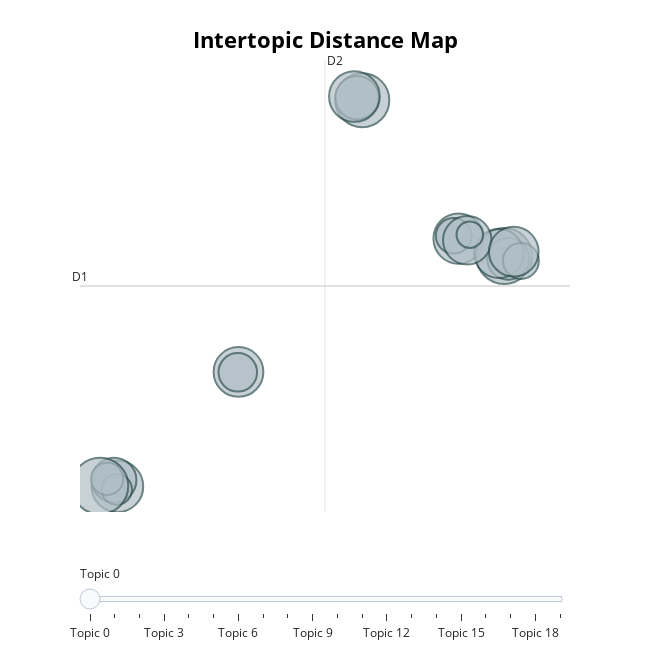

The notebook cell this image was saved under:
### Code cell
topic_model.visualize_topics()

### Figure 1 — Plotly figure (JSON) as saved in the notebook; plotly's stock layout.template omitted (floating-point values rounded to 4 significant figures)
{"data": [{"customdata": [[0, "hcrlateattachworkload_0 | hcrlateattachworkload | hcrlateattachworkload_previewenabled | crash | major", 26], [1, "gc | cache | for | of | shared", 516], [2, "java | openjdk | outofmemoryerror | jdk11 | lang", 489], [3, "jenkins | build | to | builds | docker", 479], [4, "openj9 | hotspot | to | with | build", 564], [5, "jtreg | java | test | failure | lang", 245], [6, "functional | test | jdk11 | 64_cmprssptrs | failed", 603], [7, "hang | test | mauve | jdk8 | failed", 338], [8, "jvm | jdmpview | javacore | attach | core", 365], [9, "remove | for | the | test | to", 386], [10, "jitserver | jit | jitaas | in | client", 497], [11, "x86 | offline | win2012 | space | aix", 288], [12, "ddr | aarch64 | support | enable | for", 179], [13, "criu | restore | checkpoint | xshareclasses | post", 201], [14, "vmstate | segmentation | 0x00000000 | error | crash", 468], [15, "jep | for | valhalla | valuetypes | of", 619], [16, "java | lang | class | invoke | mh", 454], [17, "assertion | cpp | at | compiler | failure", 249], [18, "jvmti | java | jdk19 | openjdk | thread", 476], [19, "security | sun | fips | java | provider", 136]], "hovertemplate": "<b>Topic %{customdata[0]}</b><br>%{customdata[1]}<br>Size: %{customdata[2]}", "legendgroup": "", "marker": {"color": "#B0BEC5", "line": {"color": "DarkSlateGrey", "width": 2}, "size": [26, 516, 489, 479, 564, 245, 603, 338, 365, 386, 497, 288, 179, 201, 468, 619, 454, 249, 476, 136], "sizemode": "area", "sizeref": 0.3869, "symbol": "circle"}, "mode": "markers", "name": "", "orientation": "v", "showlegend": false, "type": "scatter", "x": [12.02, -4.746, 9.253, 0.2226, 5.302, 9.051, 11.13, 11.29, 5.083, -4.882, 4.979, 0.1942, -4.77, -5.167, 10.91, -5.461, 9.608, 11.81, 11.52, 9.713], "xaxis": "x", "y": [6.785, -12.75, 8.815, -2.793, 20.85, 9.057, 7.298, 7.051, 21.07, -12.2, 21.18, -2.821, -13.02, -12.1, 7.517, -12.71, 8.667, 6.865, 7.678, 9.156], "yaxis": "y"}], "layout": {"annotations": [{"showarrow": false, "text": "D1", "x": -6.28, "y": 4.688, "yshift": 10}, {"showarrow": false, "text": "D2", "x": 3.772, "xshift": 10, "y": 24.35}], "height": 650, "hoverlabel": {"bgcolor": "white", "font": {"family": "Rockwell", "size": 16}}, "legend": {"itemsizing": "constant", "tracegroupgap": 0}, "margin": {"t": 60}, "shapes": [{"line": {"color": "#CFD8DC", "width": 2}, "type": "line", "x0": 3.772, "x1": 3.772, "y0": -14.98, "y1": 24.35}, {"line": {"color": "#9E9E9E", "width": 2}, "type": "line", "x0": -6.28, "x1": 13.82, "y0": 4.688, "y1": 4.688}], "sliders": [{"active": 0, "pad": {"t": 50}, "steps": [{"args": [{"marker.color": [["red", "#B0BEC5", "#B0BEC5", "#B0BEC5", "#B0BEC5", "#B0BEC5", "#B0BEC5", "#B0BEC5", "#B0BEC5", "#B0BEC5", "#B0BEC5", "#B0BEC5", "#B0BEC5", "#B0BEC5", "#B0BEC5", "#B0BEC5", "#B0BEC5", "#B0BEC5", "#B0BEC5", "#B0BEC5"]]}], "label": "Topic 0", "method": "update"}, {"args": [{"marker.color": [["#B0BEC5", "red", "#B0BEC5", "#B0BEC5", "#B0BEC5", "#B0BEC5", "#B0BEC5", "#B0BEC5", "#B0BEC5", "#B0BEC5", "#B0BEC5", "#B0BEC5", "#B0BEC5", "#B0BEC5", "#B0BEC5", "#B0BEC5", "#B0BEC5", "#B0BEC5", "#B0BEC5", "#B0BEC5"]]}], "label": "Topic 1", "method": "update"}, {"args": [{"marker.color": [["#B0BEC5", "#B0BEC5", "red", "#B0BEC5", "#B0BEC5", "#B0BEC5", "#B0BEC5", "#B0BEC5", "#B0BEC5", "#B0BEC5", "#B0BEC5", "#B0BEC5", "#B0BEC5", "#B0BEC5", "#B0BEC5", "#B0BEC5", "#B0BEC5", "#B0BEC5", "#B0BEC5", "#B0BEC5"]]}], "label": "Topic 2", "method": "update"}, {"args": [{"marker.color": [["#B0BEC5", "#B0BEC5", "#B0BEC5", "red", "#B0BEC5", "#B0BEC5", "#B0BEC5", "#B0BEC5", "#B0BEC5", "#B0BEC5", "#B0BEC5", "#B0BEC5", "#B0BEC5", "#B0BEC5", "#B0BEC5", "#B0BEC5", "#B0BEC5", "#B0BEC5", "#B0BEC5", "#B0BEC5"]]}], "label": "Topic 3", "method": "update"}, {"args": [{"marker.color": [["#B0BEC5", "#B0BEC5", "#B0BEC5", "#B0BEC5", "red", "#B0BEC5", "#B0BEC5", "#B0BEC5", "#B0BEC5", "#B0BEC5", "#B0BEC5", "#B0BEC5", "#B0BEC5", "#B0BEC5", "#B0BEC5", "#B0BEC5", "#B0BEC5", "#B0BEC5", "#B0BEC5", "#B0BEC5"]]}], "label": "Topic 4", "method": "update"}, {"args": [{"marker.color": [["#B0BEC5", "#B0BEC5", "#B0BEC5", "#B0BEC5", "#B0BEC5", "red", "#B0BEC5", "#B0BEC5", "#B0BEC5", "#B0BEC5", "#B0BEC5", "#B0BEC5", "#B0BEC5", "#B0BEC5", "#B0BEC5", "#B0BEC5", "#B0BEC5", "#B0BEC5", "#B0BEC5", "#B0BEC5"]]}], "label": "Topic 5", "method": "update"}, {"args": [{"marker.color": [["#B0BEC5", "#B0BEC5", "#B0BEC5", "#B0BEC5", "#B0BEC5", "#B0BEC5", "red", "#B0BEC5", "#B0BEC5", "#B0BEC5", "#B0BEC5", "#B0BEC5", "#B0BEC5", "#B0BEC5", "#B0BEC5", "#B0BEC5", "#B0BEC5", "#B0BEC5", "#B0BEC5", "#B0BEC5"]]}], "label": "Topic 6", "method": "update"}, {"args": [{"marker.color": [["#B0BEC5", "#B0BEC5", "#B0BEC5", "#B0BEC5", "#B0BEC5", "#B0BEC5", "#B0BEC5", "red", "#B0BEC5", "#B0BEC5", "#B0BEC5", "#B0BEC5", "#B0BEC5", "#B0BEC5", "#B0BEC5", "#B0BEC5", "#B0BEC5", "#B0BEC5", "#B0BEC5", "#B0BEC5"]]}], "label": "Topic 7", "method": "update"}, {"args": [{"marker.color": [["#B0BEC5", "#B0BEC5", "#B0BEC5", "#B0BEC5", "#B0BEC5", "#B0BEC5", "#B0BEC5", "#B0BEC5", "red", "#B0BEC5", "#B0BEC5", "#B0BEC5", "#B0BEC5", "#B0BEC5", "#B0BEC5", "#B0BEC5", "#B0BEC5", "#B0BEC5", "#B0BEC5", "#B0BEC5"]]}], "label": "Topic 8", "method": "update"}, {"args": [{"marker.color": [["#B0BEC5", "#B0BEC5", "#B0BEC5", "#B0BEC5", "#B0BEC5", "#B0BEC5", "#B0BEC5", "#B0BEC5", "#B0BEC5", "red", "#B0BEC5", "#B0BEC5", "#B0BEC5", "#B0BEC5", "#B0BEC5", "#B0BEC5", "#B0BEC5", "#B0BEC5", "#B0BEC5", "#B0BEC5"]]}], "label": "Topic 9", "method": "update"}, {"args": [{"marker.color": [["#B0BEC5", "#B0BEC5", "#B0BEC5", "#B0BEC5", "#B0BEC5", "#B0BEC5", "#B0BEC5", "#B0BEC5", "#B0BEC5", "#B0BEC5", "red", "#B0BEC5", "#B0BEC5", "#B0BEC5", "#B0BEC5", "#B0BEC5", "#B0BEC5", "#B0BEC5", "#B0BEC5", "#B0BEC5"]]}], "label": "Topic 10", "method": "update"}, {"args": [{"marker.color": [["#B0BEC5", "#B0BEC5", "#B0BEC5", "#B0BEC5", "#B0BEC5", "#B0BEC5", "#B0BEC5", "#B0BEC5", "#B0BEC5", "#B0BEC5", "#B0BEC5", "red", "#B0BEC5", "#B0BEC5", "#B0BEC5", "#B0BEC5", "#B0BEC5", "#B0BEC5", "#B0BEC5", "#B0BEC5"]]}], "label": "Topic 11", "method": "update"}, {"args": [{"marker.color": [["#B0BEC5", "#B0BEC5", "#B0BEC5", "#B0BEC5", "#B0BEC5", "#B0BEC5", "#B0BEC5", "#B0BEC5", "#B0BEC5", "#B0BEC5", "#B0BEC5", "#B0BEC5", "red", "#B0BEC5", "#B0BEC5", "#B0BEC5", "#B0BEC5", "#B0BEC5", "#B0BEC5", "#B0BEC5"]]}], "label": "Topic 12", "method": "update"}, {"args": [{"marker.color": [["#B0BEC5", "#B0BEC5", "#B0BEC5", "#B0BEC5", "#B0BEC5", "#B0BEC5", "#B0BEC5", "#B0BEC5", "#B0BEC5", "#B0BEC5", "#B0BEC5", "#B0BEC5", "#B0BEC5", "red", "#B0BEC5", "#B0BEC5", "#B0BEC5", "#B0BEC5", "#B0BEC5", "#B0BEC5"]]}], "label": "Topic 13", "method": "update"}, {"args": [{"marker.color": [["#B0BEC5", "#B0BEC5", "#B0BEC5", "#B0BEC5", "#B0BEC5", "#B0BEC5", "#B0BEC5", "#B0BEC5", "#B0BEC5", "#B0BEC5", "#B0BEC5", "#B0BEC5", "#B0BEC5", "#B0BEC5", "red", "#B0BEC5", "#B0BEC5", "#B0BEC5", "#B0BEC5", "#B0BEC5"]]}], "label": "Topic 14", "method": "update"}, {"args": [{"marker.color": [["#B0BEC5", "#B0BEC5", "#B0BEC5", "#B0BEC5", "#B0BEC5", "#B0BEC5", "#B0BEC5", "#B0BEC5", "#B0BEC5", "#B0BEC5", "#B0BEC5", "#B0BEC5", "#B0BEC5", "#B0BEC5", "#B0BEC5", "red", "#B0BEC5", "#B0BEC5", "#B0BEC5", "#B0BEC5"]]}], "label": "Topic 15", "method": "update"}, {"args": [{"marker.color": [["#B0BEC5", "#B0BEC5", "#B0BEC5", "#B0BEC5", "#B0BEC5", "#B0BEC5", "#B0BEC5", "#B0BEC5", "#B0BEC5", "#B0BEC5", "#B0BEC5", "#B0BEC5", "#B0BEC5", "#B0BEC5", "#B0BEC5", "#B0BEC5", "red", "#B0BEC5", "#B0BEC5", "#B0BEC5"]]}], "label": "Topic 16", "method": "update"}, {"args": [{"marker.color": [["#B0BEC5", "#B0BEC5", "#B0BEC5", "#B0BEC5", "#B0BEC5", "#B0BEC5", "#B0BEC5", "#B0BEC5", "#B0BEC5", "#B0BEC5", "#B0BEC5", "#B0BEC5", "#B0BEC5", "#B0BEC5", "#B0BEC5", "#B0BEC5", "#B0BEC5", "red", "#B0BEC5", "#B0BEC5"]]}], "label": "Topic 17", "method": "update"}, {"args": [{"marker.color": [["#B0BEC5", "#B0BEC5", "#B0BEC5", "#B0BEC5", "#B0BEC5", "#B0BEC5", "#B0BEC5", "#B0BEC5", "#B0BEC5", "#B0BEC5", "#B0BEC5", "#B0BEC5", "#B0BEC5", "#B0BEC5", "#B0BEC5", "#B0BEC5", "#B0BEC5", "#B0BEC5", "red", "#B0BEC5"]]}], "label": "Topic 18", "method": "update"}, {"args": [{"marker.color": [["#B0BEC5", "#B0BEC5", "#B0BEC5", "#B0BEC5", "#B0BEC5", "#B0BEC5", "#B0BEC5", "#B0BEC5", "#B0BEC5", "#B0BEC5", "#B0BEC5", "#B0BEC5", "#B0BEC5", "#B0BEC5", "#B0BEC5", "#B0BEC5", "#B0BEC5", "#B0BEC5", "#B0BEC5", "red"]]}], "label": "Topic 19", "method": "update"}]}], "title": {"font": {"color": "Black", "size": 22}, "text": "<b>Intertopic Distance Map</b>", "x": 0.5, "xanchor": "center", "y": 0.95, "yanchor": "top"}, "width": 650, "xaxis": {"anchor": "y", "domain": [0, 1], "range": [-6.28, 13.82], "title": {"text": ""}, "visible": false}, "yaxis": {"anchor": "x", "domain": [0, 1], "range": [-14.98, 24.35], "title": {"text": ""}, "visible": false}}}
